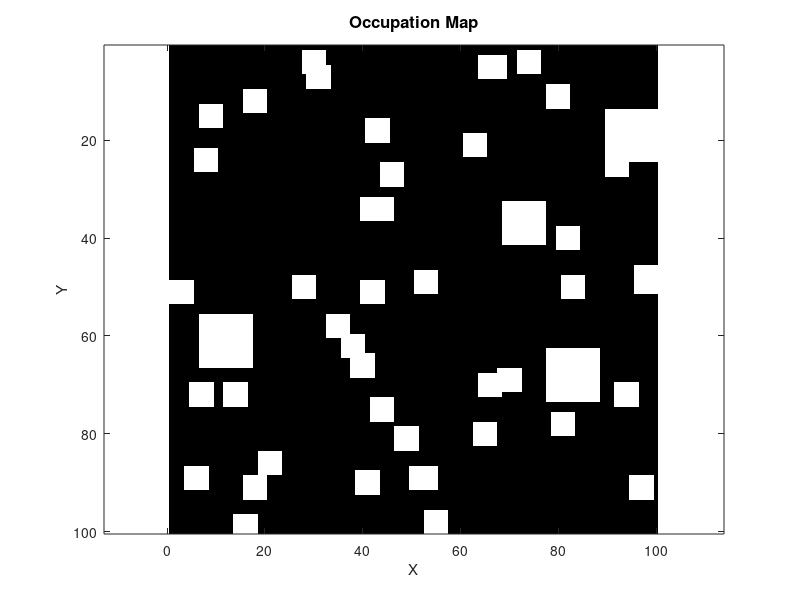

The MATLAB source for this figure: (Note: this script raises an error after producing the figure.)
clear;
clc;
close all;

filas = 100;
columnas = 100;

% Punto para iniciar la traj.
punto_x = 20;  % columna
punto_y = 22; % fila
files_folder = "C:\Users\alvar\OneDrive\Desktop\My code\repositorios\TFM_Code\fast_marching-master\functions\Archivos";
main_folder = "C:\Users\alvar\OneDrive\Desktop\My code\repositorios\TFM_Code\fast_marching-master\functions\Ver_Resultados";
maps_folder = "C:\Users\alvar\OneDrive\Desktop\My code\repositorios\TFM_Code\fast_marching-master\functions\Mapas";

%% Mapa Original
cd(maps_folder);
file = fopen('MAP_3_100_100.txt','r');

matriz_occ = zeros(filas, columnas); 

% Leer los datos línea por línea y almacenarlos en la matriz
for i = 1:filas
    linea = fgetl(file); % Leer una línea del archivo como string
    if ischar(linea)
        line = sscanf(linea, '%f')';
        matriz_occ(i, :) = sscanf(linea, '%f')'; % Convertir la línea a números y almacenarla
    else
        error('Se alcanzó el final del archivo antes de leer todas las filas.');
    end
end

% Cerrar el archivo
fclose(file);
cd(main_folder);

% Crear figura
figure;

% Usar colormap en escala de grises
colormap(gray);  % Usar escala de grises: negro (0) a blanco (1)

% Mostrar el mapa
imagesc(matriz_occ);
axis equal;  % Mantener proporciones cuadradas
%colorbar;
%clim([0 1]);  % Ajustar límites de color entre 0 y 1

% Etiquetas y título
title('Occupation Map', 'FontSize', 12);
xlabel('X', 'FontSize', 11);
ylabel('Y', 'FontSize', 11);
set(gca, 'FontSize', 10);

%% Mapa de velocidades
cd(files_folder);
cd(files_folder);
fileID = fopen('velocities_map.txt', 'r');
if fileID == -1
    error('Could not open velocities map file');
end

% Read dimensions from first line
dims = fscanf(fileID, '%d', [1 2]);  % Read two dimensions [width height]
velocities_map = zeros(dims(2), dims(1));
filas = dims(2);
columnas = dims(1);
fgetl(fileID);
% Read the map data
for i = 1:dims(2)
    line = fgetl(fileID);
    if ~ischar(line)
        error(['Error reading line ' num2str(i)]);
    end
    values = str2num(line);
    long = length(values);
    if length(values) ~= dims(1)
        error(['Incorrect number of values in line ' num2str(i)]);
    end
    velocities_map(i,:) = values;
end

fclose(fileID);
cd(main_folder);

% Crear figura
figure;

% Create a finer grid for interpolation
[X,Y] = meshgrid(1:columnas, 1:filas);
[Xq,Yq] = meshgrid(1:0.1:columnas, 1:0.1:filas);

% Interpolate velocities map for smoother visualization
velocities_smooth = interp2(X, Y, velocities_map, Xq, Yq, 'spline');

% Show smoothed map
imagesc(velocities_smooth);
axis equal;
colormap(gray);  % Changed to grayscale
colorbar;
clim([0 1]);

% Etiquetas y título
title('Velocities Map', 'FontSize', 12);
xlabel('X', 'FontSize', 11);
ylabel('Y', 'FontSize', 11);
set(gca, 'FontSize', 10);

%% Mapa de tiempos
cd(files_folder);
file = fopen('times_map.txt','r');

matriz_tiempos = zeros(filas, columnas); 

% Leer los datos línea por línea y almacenarlos en la matriz
for i = 1:filas
    linea = fgetl(file); % Leer una línea del archivo como string
    if ischar(linea)
        line = sscanf(linea, '%f')';
        matriz_tiempos(i, :) = sscanf(linea, '%f')'; % Convertir la línea a números y almacenarla
    else
        error('Se alcanzó el final del archivo antes de leer todas las filas.');
    end
end

% Cerrar el archivo
fclose(file);

cd(main_folder);

%% Mapa de tiempos visualization

umbralMax = 100; 

% Crear una copia de la matriz con valores limitados a 200
matrizClipped = matriz_tiempos;  
matrizClipped(matriz_tiempos > umbralMax) = umbralMax; 
% Graficar la matriz con imágenes de escala de colores
% ...existing code...


% Create figure for time map
figure;

% Mostrar el mapa
imagesc(matrizClipped);
colorbar;
colormap(jet);
clim([0 umbralMax]);

% Etiquetas y título
title('Trajectory and times map', 'FontSize', 12);
xlabel('X', 'FontSize', 11);
ylabel('Y', 'FontSize', 11);
set(gca, 'FontSize', 10);
axis equal;

%% Trayectoria 
cd(files_folder);
traj_data = load('trajectory.txt');
cd(main_folder);

% Extract coordinates
traj_x = traj_data(:,1) + 1;
traj_y = traj_data(:,2) + 1;

% Convert to double if necessary
traj_x = double(traj_x);
traj_y = double(traj_y);

hold on;

% Plot path line
plot(traj_x, traj_y, 'w-', 'LineWidth', 2);

% Plot waypoints
plot(traj_x(2:end-1), traj_y(2:end-1), 'w.', 'MarkerSize', 10);

% Plot start point (green) and end point (red)
plot(traj_x(1), traj_y(1), 'go', 'MarkerSize', 15, 'LineWidth', 2);
plot(traj_x(end), traj_y(end), 'ro', 'MarkerSize', 15, 'LineWidth', 2);

% Add legend


hold off;



%[Fy,Fx,Fz]=pointmin(matriz_tiempos);
% After loading time map and before gradient visualization

%% Load gradient components
cd(files_folder);
gradient_x_file = fopen('gradient_x.txt', 'r');
gradient_y_file = fopen('gradient_y.txt', 'r');

Fx = zeros(filas, columnas);
Fy = zeros(filas, columnas);

% Read gradient x component
for i = 1:filas
    linea = fgetl(gradient_x_file);
    if ischar(linea)
        Fx(i, :) = sscanf(linea, '%f')';
    else
        error('Error reading gradient_x file');
    end
end

% Read gradient y component
for i = 1:filas
    linea = fgetl(gradient_y_file);
    if ischar(linea)
        Fy(i, :) = sscanf(linea, '%f')';
    else
        error('Error reading gradient_y file');
    end
end

fclose(gradient_x_file);
fclose(gradient_y_file);
cd(main_folder);
% After existing time map visualization
% Create new figure for gradient field visualization
figure;
imagesc(matrizClipped);
hold on;

% Create grid for quiver plot
[X, Y] = meshgrid(1:columnas, 1:filas);

% Downsample for better visualization (adjust skip value as needed)
skip = 5;  % Show an arrow every 2 points
X = X(1:skip:end, 1:skip:end);
Y = Y(1:skip:end, 1:skip:end);
Fx_down = Fx(1:skip:end, 1:skip:end);
Fy_down = Fy(1:skip:end, 1:skip:end);

% Plot vector field
quiver(X, Y, Fx_down, Fy_down, 2, 'w', 'LineWidth', 1.5);

% Adjust colormap and limits
colormap(jet);
clim([min(matriz_tiempos(:)), umbralMax]);
colorbar;


% Add to legend
legend('Gradient field', 'Location', 'southeast');

% Add labels and title
title('Mapa de tiempos con campo de gradiente');
xlabel('X');
ylabel('Y');
axis equal;

hold off;

%% Velocities and trajectory

figure('Name', 'Velocities Map with Trajectory');

% Create and show smoothed velocities map
[X,Y] = meshgrid(1:columnas, 1:filas);
[Xq,Yq] = meshgrid(1:0.1:columnas, 1:0.1:filas);
velocities_smooth = interp2(X, Y, velocities_map, Xq, Yq, 'spline');
imagesc(velocities_smooth);
colormap(gray);
colorbar;
clim([0 1]);
axis equal;
hold on;

% Overlay trajectory
plot(traj_x*10, traj_y*10, 'r-', 'LineWidth', 2);
plot(traj_x(2:end-1)*10, traj_y(2:end-1)*10, 'r.', 'MarkerSize', 10);
plot(traj_x(1)*10, traj_y(1)*10, 'go', 'MarkerSize', 15, 'LineWidth', 2);
plot(traj_x(end)*10, traj_y(end)*10, 'ro', 'MarkerSize', 15, 'LineWidth', 2);

% Add labels and title
title('Velocities Map with Trajectory', 'FontSize', 12);
xlabel('X', 'FontSize', 11);
ylabel('Y', 'FontSize', 11);
set(gca, 'FontSize', 10);

% Add legend
legend('Trajectory', 'Waypoints', 'Start', 'End', 'Location', 'southeast');

hold off;

